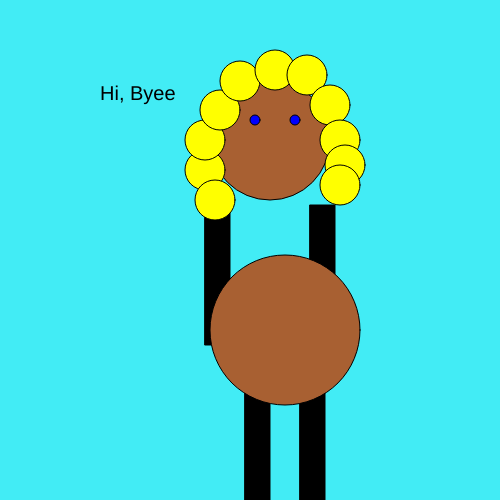
Frame 1 (no input)
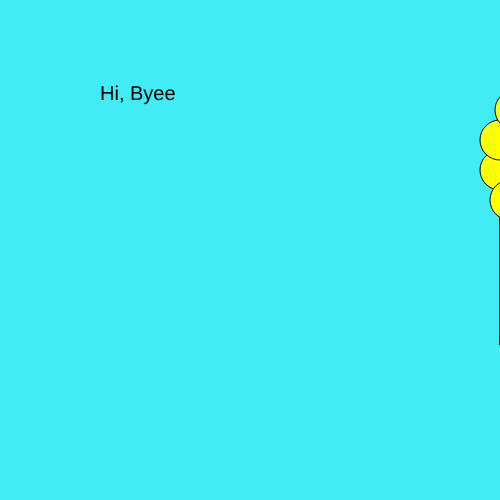
Frame 60 (no input)
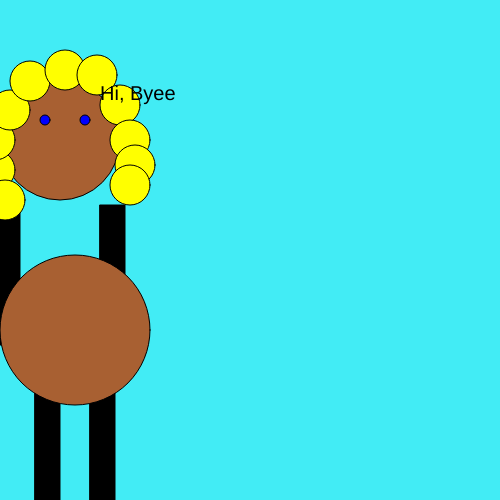
Frame 120 (the mouse pressed at the canvas centre since frame 60)

The p5.js sketch that drew these frames (run headless with seeded random() and noise() and a simulated clock; from frame 60 on, the mouse is pressed at the canvas centre):

// p5.js sketch
// ── sketch.js
let x = 0;

function setup() {
  createCanvas(500, 500);
}

function draw() {
  background (66, 236, 245);
  push();
translate (x, 0);
  avatar() ;
  x += 5
  if (x > width){
    x = -300;
  }
  pop();
  fill("black");
  textSize(20);
  text("Hi, Byee", 100, 100);
}


function avatar(){
 // This is the hands
 fill("black");
  
 rect(width/2-45, height/2-45, 25,140)
 rect(width/2+60, height/2-45, 25,140)
 fill(168, 96, 50)
 ellipse(width/2+20, height/2-110, 120)
 fill("yellow")
 ellipse(width/2-45, height/2-80,40)
 ellipse(width/2-35, height/2-50,40)
 ellipse(width/2-45, height/2-110,40)
 ellipse(width/2-30, height/2-140,40)
 ellipse(width/2-10, height/2-169,40)
  ellipse(width/2+25, height/2-180,40)
ellipse(width/2+57, height/2-175,40)
 ellipse(width/2+80, height/2-145,40)
 ellipse(width/2+90, height/2-110,40)
 ellipse(width/2+95, height/2-85,40)
 ellipse(width/2+90, height/2-65,40)
 fill("blue")
 ellipse(width/2+5, height/2-130,10)
 ellipse(width/2+45, height/2-130,10)

 fill("black")
 rect(width/2-5, height/2+130, 25,240)
 rect(width/2+50, height/2+130, 25,240)
  fill(168, 96, 50)
 ellipse(width/2+35, height/2+80, 150)
}
